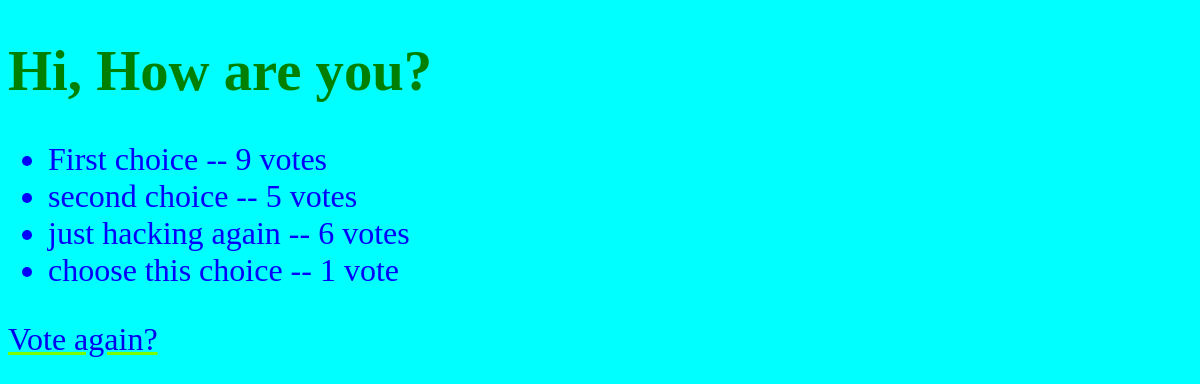
Screenshot of /app/2/results/ with the database file from the repository.
### app/models.py (models this page shows, shortened)
class Question(models.Model):
    question_text = models.CharField(max_length=200)
    pub_date = models.DateTimeField('date published')

class Choice(models.Model):
    question = models.ForeignKey(Question, on_delete=models.CASCADE)
    choice_text = models.CharField(max_length=200)
    votes = models.IntegerField(default=0)

### app/views.py (the view)
# urls.py: path('<int:pk>/results/', views.ResultsView.as_view(), name='results'),
class ResultsView(generic.DetailView):
    model = Question
    template_name = 'app/results.html'

### templates/app/results.html
{% extends './base.html' %}
{% block content%}
<h1 style="font-size: 1.5cm;">{{ question.question_text }}</h1>
<ul>
{% for choice in question.choice_set.all %}
    <li>{{ choice.choice_text }} -- {{ choice.votes }} vote{{ choice.votes|pluralize }}</li>
{% endfor %}
</ul>
<a href="{% url 'app:detail' question.id %}">Vote again?</a>
{% endblock%}

### static/app/style.css (style rules this page uses)
body { background-color: cyan; padding-top: initial; text-indent: initial; text-align: left; font-size: 32px; }
a { text-decoration-color: lawngreen; }
ul { color: blue; }
h1 { color: green; font-size: 50px; font-weight: bold; font-family: verdana; }

### rows the page displays
Question: question_text "Hi, How are you?"
Choice: choice_text "First choice", votes "9"
Choice: choice_text "second choice", votes "5"
Choice: choice_text "just hacking again", votes "6"
Choice: choice_text "choose this choice", votes "1"
